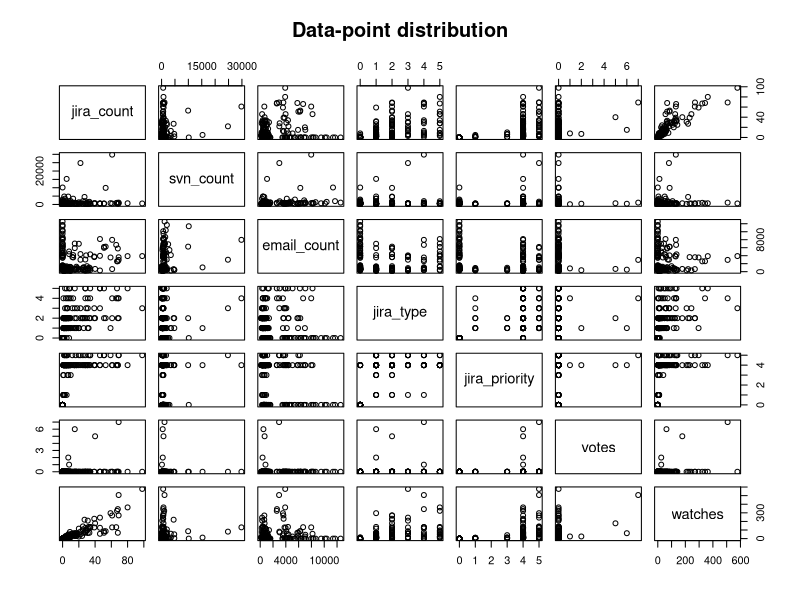

The R script that drew this image: (Note: this script raises an error after producing the figure.)
teamdata <- read.csv("teamdata.csv")
teamdata_completeCases <- read.csv("teamdata_completeCases.csv")

## Find patterns of activity of each group

# grouping data based on project

if(!require(dplyr)) {
  install.packages("dplyr")
  require(dplyr)
}
if(!require(plyr)) {
  install.packages("plyr")
  require(plyr)
}
if(!require(ggplot2)) {
  install.packages("ggplot2")
  require(ggplot2)
}

# Getting only Project-wise data
teamdata.projectwise <- ddply(teamdata, ~ project ~ date, summarise,
                              jira_count = sum(jira_count),
                              svn_count = sum(svn_count),
                              email_count = sum(email_count),
                              jira_type = max(jira_type),
                              jira_priority = max(jira_priority),
                              votes = sum(votes),
                              watches = sum(watches)
)

png("datapoints_distribution.png", width = 1200, height = 786)
plot(teamdata.projectwise[, c(-1, -2, -10)], main = "Data-point distribution")
dev.off()

# Trying Kmeans

set.seed(12)

for(i in 7:12) {
  
  png(paste0("KmeansCluster_ForCenter_",i,".png"), width = 1390, height = 732)
  par(mfrow= c(3,3))
  
  teamdata.projectwise.km <- kmeans(teamdata.projectwise[, -(1:2)], centers = i, nstart = 3)
  
  teamdata.projectwise_cl <- mutate(teamdata.projectwise, cluster = teamdata.projectwise.km$cluster)
  
  with(teamdata.projectwise_cl, plot(x = project, cluster, xlab="Project Groups", ylab = "Clusters",
                                     main = paste0("Mean Distribution of Clusters(",i," centers)")))
  
  kmCenters <- as.data.frame(teamdata.projectwise.km$centers)
  kmCenters <- mutate(kmCenters,cluster = row.names(kmCenters))
  
  lapply (names(kmCenters)[1:7], function(name) {  
    pie(x = kmCenters[,name], 
        labels = kmCenters$cluster, main = paste0("Work Distribution of ",name," for each Cluster"))  
  })
  dev.off()
}

# Lets assume 9 Centers for Kmeans makes most sense
teamdata.projectwise.km <- kmeans(teamdata.projectwise[, -(1:2)], centers = 9, nstart = 3)
teamdata.projectwise_cl <- mutate(teamdata.projectwise, cluster = teamdata.projectwise.km$cluster)

png("Project-wise_distribution.png", width = 1390, height = 732)
par(mfrow= c(3,3))
lapply(names(teamdata.projectwise_cl)[c(-1,-2,-10)], function(x) {
  plot(teamdata.projectwise_cl[ ,x], teamdata.projectwise_cl$date, col = teamdata.projectwise_cl$project, xlab = x, ylab = "Days", main = paste("Project-wise distribution for",x))
  
}) 
dev.off()

png("Cluster-wise_distribution.png", width = 1390, height = 732)
par(mfrow= c(3,3))
lapply(names(teamdata.projectwise_cl)[c(-1,-2,-10)], function(x) {
  plot(teamdata.projectwise_cl[ ,x], teamdata.projectwise_cl$date, col = teamdata.projectwise_cl$cluster, xlab = x, ylab = "Days", main = paste("Cluster distribution for",x))
}) 
dev.off()

write.csv(teamdata.projectwise_cl, file = "clusters_groupwise.csv")

# Trying HClustering
teamdata.projectwise.dm <- dist(teamdata.projectwise[,-(1:2)])
teamdata.projectwise.hc <- hclust(teamdata.projectwise.dm)

par(mfrow= c(1,1))
png("hcluster.png", width = 4000, height = 1412)
plot(teamdata.projectwise.hc, col = unclass(teamdata.projectwise$project))
dev.off()

